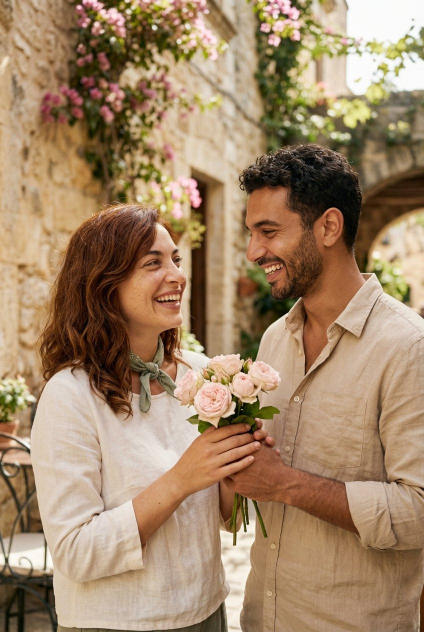
#> input picture sale-public/sale/memories/memory-01.jpg, 848 x 1264 px (shown at 1/2 size)
$ python prepare_assets.py
#> lines starting #> are read from the running program, lines starting #| are printed output that depends on the picture
"""Prepare the sale edition's own media. Never reads the personal public/ directory.
Requires Pillow; the motion portrait additionally uses imageio-ffmpeg's bundled ffmpeg.
Run: python tools/sale-media/prepare_assets.py
The ten AI-generated source JPEGs are already in sale-public/sale/memories.
"""
from pathlib import Path
from PIL import Image, ImageOps, ImageEnhance
import subprocess
import shutil
import tempfile

ROOT = Path(__file__).resolve().parents[2]
MEDIA = ROOT / 'sale-public/sale/memories'
CATS = ROOT / 'sale-public/sale/cats'
CATS.mkdir(parents=True, exist_ok=True)

# crops are (left, top, right, bottom) in source pixels; all sources are synthetic.
CROPS = {
 'memory-06.jpg': ('memory-01.jpg', (270, 650, 680, 1110), 'warm'),
 'memory-07.jpg': ('memory-02.jpg', (140, 330, 660, 850), 'plain'),
 'memory-08.jpg': ('memory-03.jpg', (230, 700, 650, 1080), 'warm'),
 'memory-09.jpg': ('memory-04.jpg', (245, 610, 555, 1000), 'plain'),
 'memory-10.jpg': ('memory-05.jpg', (75, 740, 650, 1190), 'plain'),
 'memory-11.jpg': ('memory-01.jpg', (330, 690, 650, 1050), 'plain'),
 'memory-12.jpg': ('memory-02.jpg', (90, 300, 700, 1100), 'mono'),
 'memory-13.jpg': ('memory-03.jpg', (150, 360, 760, 880), 'warm'),
 'memory-14.jpg': ('memory-04.jpg', (110, 300, 700, 850), 'plain'),
 'memory-15.jpg': ('memory-05.jpg', (90, 330, 710, 850), 'plain'),
 'memory-16.jpg': ('memory-04.jpg', (30, 170, 738, 1170), 'warm'),
 'memory-17.jpg': ('memory-03.jpg', (320, 770, 540, 990), 'plain'),
 'memory-18.jpg': ('memory-04.jpg', (270, 650, 500, 940), 'mono'),
 'solo-06.jpg': ('solo-01.jpg', (265, 625, 680, 1040), 'plain'),
 'solo-07.jpg': ('solo-02.jpg', (130, 900, 650, 1290), 'plain'),
 'solo-08.jpg': ('solo-03.jpg', (440, 410, 735, 730), 'plain'),
 'solo-09.jpg': ('solo-05.jpg', (170, 230, 650, 830), 'plain'),
}

def save_crop(source, box, target, style='plain', max_size=1100):
#> called with source = 'memory-01.jpg', box = (270, 650, 680, 1110), style = 'warm', max_size = 1100
    im = ImageOps.exif_transpose(Image.open(MEDIA / source)).convert('RGB').crop(box)
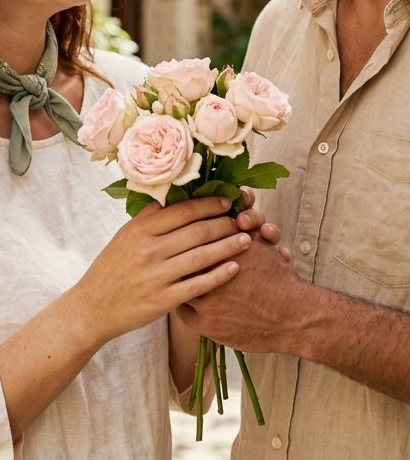
#> im: PIL image 410x460 RGB; mean R, G, B 171, 135.7, 106.4
    if style == 'mono':
        im = ImageOps.grayscale(im).convert('RGB')
        im = ImageEnhance.Contrast(im).enhance(1.06)
    elif style == 'warm':
        r,g,b = im.split()
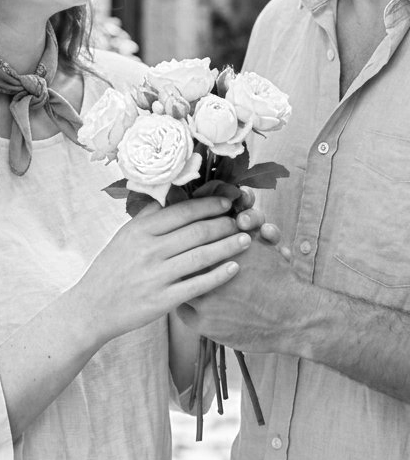
#> r: PIL image 410x460 L; min 0, max 255, mean 171
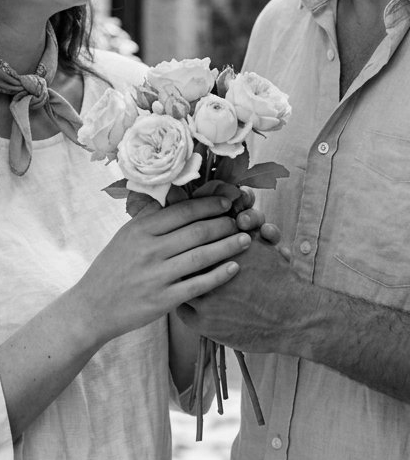
#> g: PIL image 410x460 L; min 0, max 255, mean 135.7
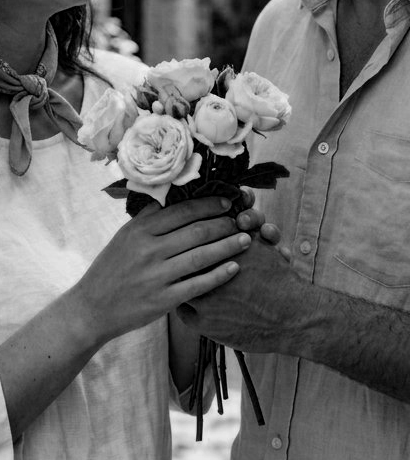
#> b: PIL image 410x460 L; min 0, max 243, mean 106.4
        r = r.point(lambda x: min(255, int(x*1.035)))
        b = b.point(lambda x: int(x*0.97))
        im = Image.merge('RGB', (r,g,b))
    im.thumbnail((max_size,max_size), Image.Resampling.LANCZOS)
    im.save(target, 'JPEG', quality=88, optimize=True)

for name, (source, box, style) in CROPS.items():
    save_crop(source, box, MEDIA / name, style)
#> pass 2 of the loop `for name, (source, box, style) in CROPS.items():`:
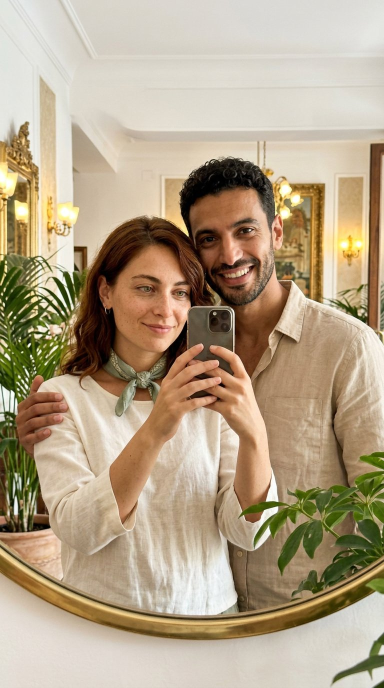
#> input picture sale-public/sale/memories/memory-02.jpg, 768 x 1376 px (shown at 1/2 size)
#> in save_crop (call 2), `im = ImageOps.exif_transpose(Image.open(MEDIA / source)).convert('RGB'..`:
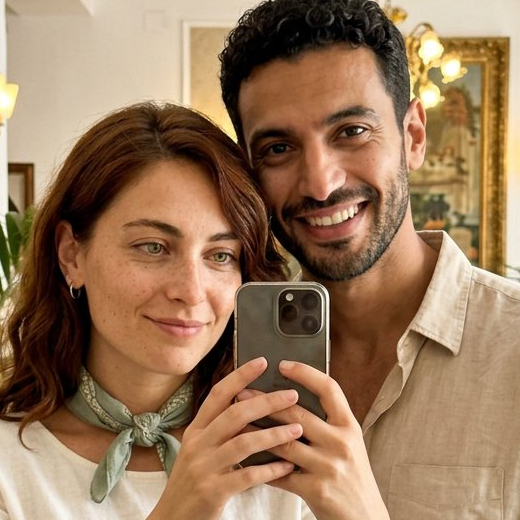
#> im: PIL image 520x520 RGB; mean R, G, B 152, 119.7, 90.3
#> pass 3 of the loop `for name, (source, box, style) in CROPS.items():`:
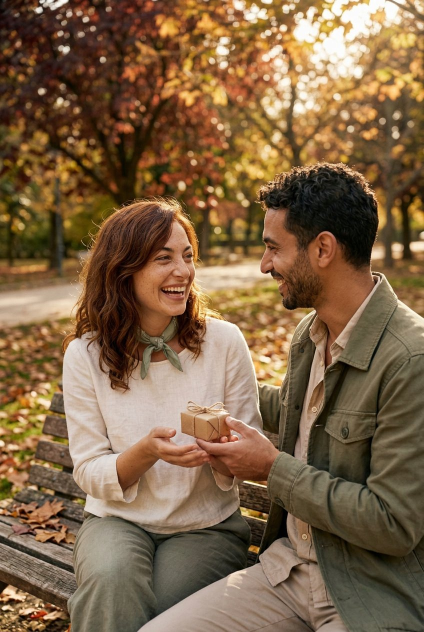
#> input picture sale-public/sale/memories/memory-03.jpg, 848 x 1264 px (shown at 1/2 size)
#> in save_crop (call 3), `r,g,b = im.split()`:
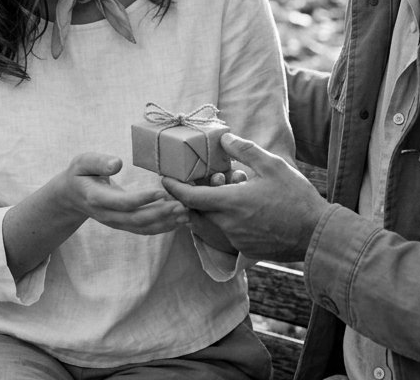
#> g: PIL image 420x380 L; min 0, max 255, mean 117.4
#> in save_crop (call 3), `r,g,b = im.split()`:
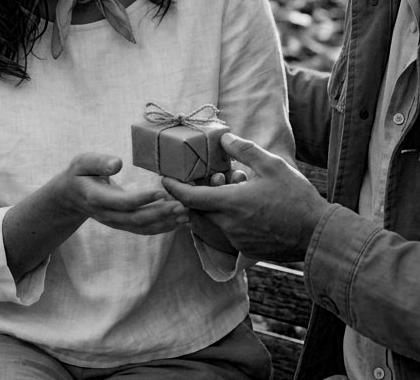
#> b: PIL image 420x380 L; min 0, max 245, mean 95.6
#> (the run stopped early here; a loop or call above may not have finished)
